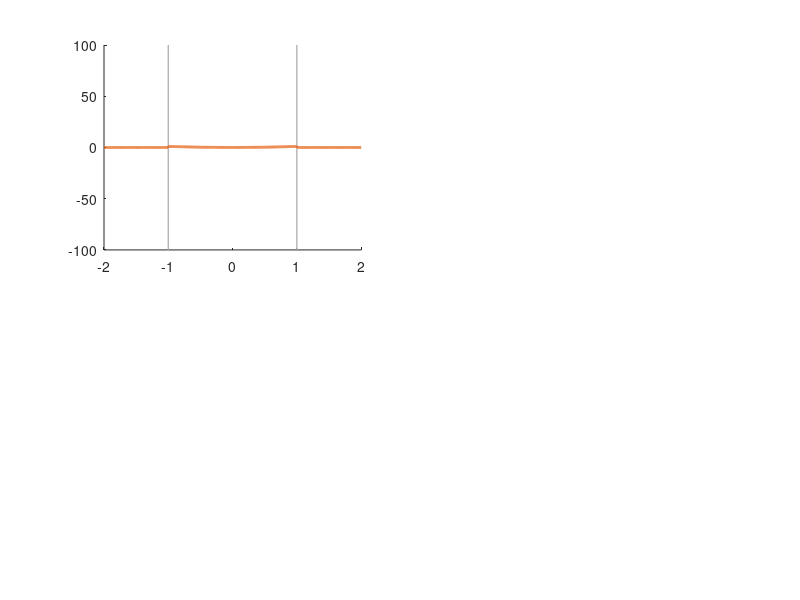

Reproduce this figure in MATLAB. (Note: this script raises an error after producing the figure.)
clear 
Ucal = linspace(-1,1,5)';

eta = 1e5;
%%%%%
win = @(u,a,b) (a<u).*(u<=b);
Lk   = @(u) (Ucal(2:end) + Ucal(1:end-1)).*(u - Ucal(1:end-1)) + Ucal(1:end-1).^2;
PI_k = @(u) win(u,Ucal(1:end-1),Ucal(2:end));

Leta1 = @(u) (u==-1) + sum(Lk(u).*PI_k(u));
points{1} = {[[-1;-0.5;0;0.5;1],[1;0.25;0;0.25; 1]]};
%%
x1 = Ucal(1:end-1);
x2 = Ucal(2:end);
%
y1 = (x1+1).^2;
y2 = (x2+1).^2;

Lk2 = @(u) (y2 - y1)./(x2-x1).*(u-x1) + y1;

Leta2 = @(u)     0.25*sum(Lk2(u).*PI_k(u));
points{2} = {[[x1 ;1],[0.25*y1; 1]]};

%%
x1 = Ucal(1:end-1);
x2 = Ucal(2:end);
%
y1 = (x1-1).^2;
y2 = (x2-1).^2;

Lk3 = @(u) (y2 - y1)./(x2-x1).*(u-x1) + y1;

Leta3 = @(u)     0.25*sum(Lk3(u).*PI_k(u));
points{3} = {[[x1 ;1],[0.25*y1; 0]]};

%%
Ucal = linspace(-1,1,6)';
Lk   = @(u) (Ucal(2:end) + Ucal(1:end-1)).*(u - Ucal(1:end-1)) + Ucal(1:end-1).^2;
PI_k = @(u) win(u,Ucal(1:end-1),Ucal(2:end));
x1 = Ucal(1:end-1);
x2 = Ucal(2:end);
%
y1 = (x1).^2;
y2 = (x2).^2;

Lk4 = @(u) (y2 - y1)./(x2-x1).*(u-x1) + y1;

Leta4 = @(u)     sum(Lk4(u).*PI_k(u));

points{4} = {[[x1 ;1],[y1; 1]]};

%%
uspan = linspace(-2,2,500);

eps = 0.05;
L_minus = @(u) -u;
L_plus  = @(u) +u;
L_sq    = @(u) -u.^2;

LL = {Leta1,Leta2,Leta3,Leta4};
Nm = 7;
mspan = 0.1*linspace(-1,1,Nm);
color = jet(Nm);
color(5,:) = 0.9*color(5,:);

%
fmt = {'Interpreter','latex','FontSize',24};
fmt_line = {'LineWidth',2,'Color',[0.9 0.4 0.1]};
%fig = genfig();
fig = figure('unit','norm','pos',[0 0 0.405 0.51]);

clf
%
str_title = {'$\mathcal{L}_1(u)$', ...
             '$\mathcal{L}_2(u)$',  ...
              '$\mathcal{L}_3(u)$',  ...
             '$\mathcal{L}_4(u)$'};
         
str_title_H = {'$\mathcal{J}(u,\mu)-\varepsilon u - \mu u$', ...
             '$\mathcal{J}(u,\mu)=\varepsilon u - \mu u$'   , ...
              '$\mathcal{J}(u,\mu)=\varepsilon u - \mu u$'   , ...
             '$\mathcal{J}(u,\mu)=-\varepsilon u^2 $'};



for ii = 1:4
subplot(2,2,ii,'Parent',fig)
hold on

plot([1 1],[-1e2 1e2],'LineWidth',1.,'Color',0.7*[1 1 1])
plot([-1 -1],[-1e2 1e2],'LineWidth',1.,'Color',0.7*[1 1 1])

ax = plot(uspan,LL{ii}(uspan),fmt_line{:});
ax.Parent.XAxis.TickLabelInterpreter = 'latex';
ax.Parent.YAxis.TickLabelInterpreter = 'latex';

ax.Parent.FontSize = 18;
ax.Parent
title(str_title{ii},fmt{:})
xlim([-1.25 1.25]) 
ylim([-0.25 1.25]) 
yline(0)
xline(0)
grid on
% xlabel('$u$',fmt{:})
xticks([-1 0 1])
yticks([-1 0 1])
box
%
plot(points{ii}{:}(:,1),points{ii}{:}(:,2),'Marker','.','MarkerSize',15,'LineStyle','none','color','k')
end
%%
print(fig,'../img/fig11.eps','-depsc')